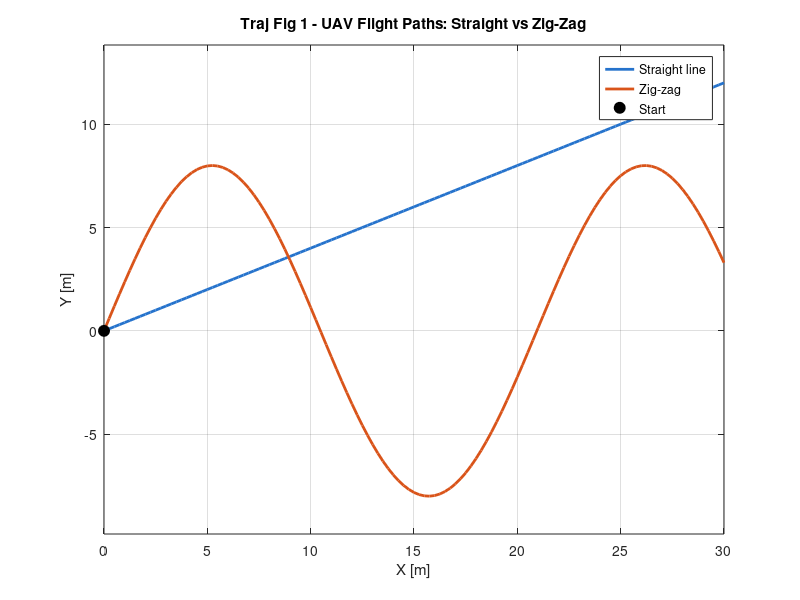
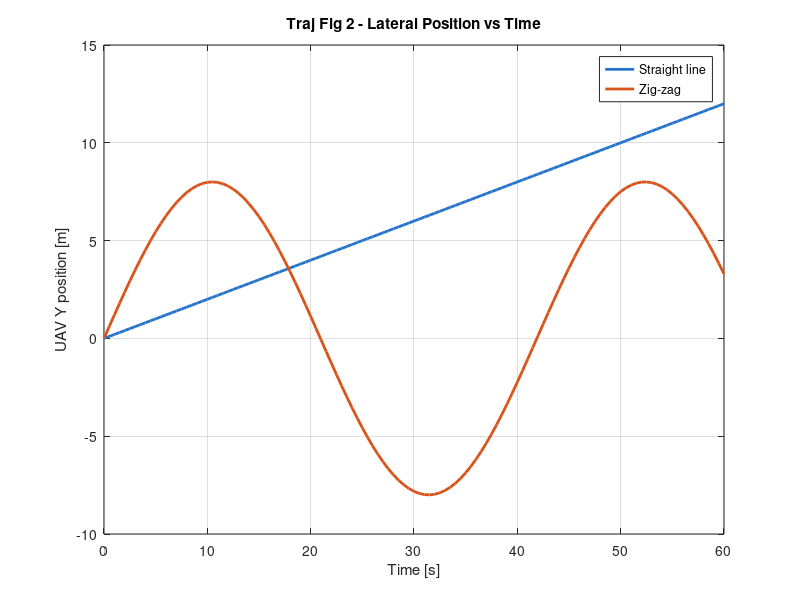
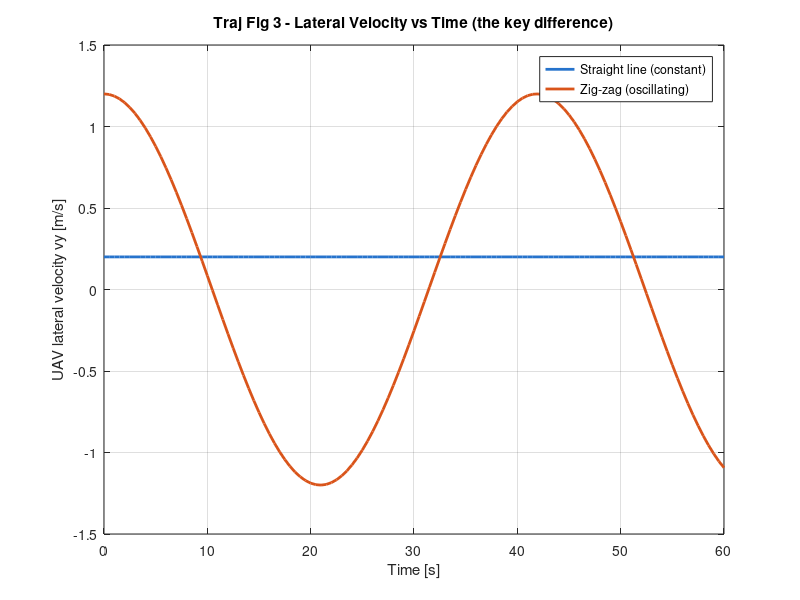

These charts were generated, in order, by the following MATLAB code:
% =========================================================
% uav_trajectory.m — UAV Flight Path Definitions
%
% PURPOSE:
%   Define two different UAV flight paths:uav_trajectory.m
%     1. Straight line  — constant velocity, no turns
%     2. Zig-zag         — sinusoidal lateral oscillation
%
%   This is the ONLY place where "UAV path" is defined.
%   Both camera_projection.m and the observability analysis
%   take UAV position (uav_x, uav_y) as a given input —
%   they do not care HOW it was computed.
%
%   This file just demonstrates both paths and plots them.
%   The actual functions are copied inline into
%   main_compare.m so that file stays self-contained.
%
% HOW TO RUN:
%   Press F5 or type: uav_trajectory
%   (Self-contained — no other files required)
% =========================================================

clear; clc; close all;

fprintf('=========================================\n');
fprintf('  UAV TRAJECTORY — Straight vs Zig-Zag\n');
fprintf('=========================================\n\n');

%% ---- Parameters ----
dt      = 0.5;
T_total = 60;
t       = 0:dt:T_total;
N_steps = length(t);

UAV_x0 = 0;     % Start X [m]
UAV_y0 = 0;     % Start Y [m]
UAV_vx = 0.5;   % Forward velocity [m/s] — same for both paths

%% ====================================================
%%  PATH 1: STRAIGHT LINE  (same as your existing code)
%% ====================================================
fprintf('--- PATH 1: Straight Line ---\n\n');

% This is exactly what camera_projection.m currently does:
%   uav_x = UAV_x0 + UAV_vx*(k-1)*dt
%   uav_y = UAV_y0 + UAV_vy*(k-1)*dt
% with UAV_vy a small constant (0.2 m/s) — a gentle straight diagonal.

UAV_vy_straight = 0.2;   % Constant lateral velocity [m/s]

uav_x_straight = zeros(1, N_steps);
uav_y_straight = zeros(1, N_steps);

for k = 1:N_steps
    uav_x_straight(k) = UAV_x0 + UAV_vx * (k-1) * dt;
    uav_y_straight(k) = UAV_y0 + UAV_vy_straight * (k-1) * dt;
end

fprintf('Straight line: y = UAV_y0 + UAV_vy*t\n');
fprintf('  Start: (%.1f, %.1f)   End: (%.1f, %.1f)\n\n', ...
    uav_x_straight(1), uav_y_straight(1), ...
    uav_x_straight(end), uav_y_straight(end));

%% ====================================================
%%  PATH 2: ZIG-ZAG  (new)
%% ====================================================
fprintf('--- PATH 2: Zig-Zag ---\n\n');

% Forward motion (x) stays the same — UAV still progresses forward.
% Lateral motion (y) now oscillates sinusoidally instead of drifting
% at constant velocity. This introduces extra relative motion between
% UAV and ship, which is the whole point of the comparison.

amplitude = 8;        % Zig-zag swing amplitude [m]
frequency = 0.15;     % Oscillation frequency [rad/s]

uav_x_zigzag = zeros(1, N_steps);
uav_y_zigzag = zeros(1, N_steps);

for k = 1:N_steps
    uav_x_zigzag(k) = UAV_x0 + UAV_vx * (k-1) * dt;
    uav_y_zigzag(k) = UAV_y0 + amplitude * sin(frequency * (k-1) * dt);
end

fprintf('Zig-zag: y = UAV_y0 + amplitude*sin(frequency*t)\n');
fprintf('  amplitude = %.0f m,  frequency = %.2f rad/s\n', amplitude, frequency);
fprintf('  Start: (%.1f, %.1f)   End: (%.1f, %.1f)\n\n', ...
    uav_x_zigzag(1), uav_y_zigzag(1), ...
    uav_x_zigzag(end), uav_y_zigzag(end));

%% ====================================================
%%  COMPARE LATERAL VELOCITY (this is what differs)
%% ====================================================
fprintf('--- Comparing lateral velocity profiles ---\n\n');

% Straight line: vy is constant
vy_straight = UAV_vy_straight * ones(1, N_steps);

% Zig-zag: vy = d/dt[amplitude*sin(freq*t)] = amplitude*freq*cos(freq*t)
vy_zigzag = amplitude * frequency * cos(frequency * t);

fprintf('Straight line vy: constant at %.2f m/s\n', UAV_vy_straight);
fprintf('Zig-zag vy: oscillates between %.2f and %.2f m/s\n\n', ...
    min(vy_zigzag), max(vy_zigzag));

fprintf('This oscillating velocity is the "extra excitation" that\n');
fprintf('classical observability theory says should improve the\n');
fprintf('weakest eigenvalue of the Gramian, compared to a UAV moving\n');
fprintf('at constant relative velocity to the ship.\n\n');

%% ====================================================
%%  PLOTS
%% ====================================================

c_straight = [0.15 0.45 0.80];
c_zigzag   = [0.85 0.33 0.10];

% ---- Fig 1: Both flight paths (X-Y) ----
figure(1); set(gcf,'Name','Traj Fig 1 - UAV Flight Paths');
plot(uav_x_straight, uav_y_straight, '-', 'Color',c_straight,'LineWidth',2); hold on;
plot(uav_x_zigzag,   uav_y_zigzag,   '-', 'Color',c_zigzag,  'LineWidth',2);
plot(uav_x_straight(1), uav_y_straight(1), 'ko', 'MarkerSize',8,'MarkerFaceColor','k');
xlabel('X [m]'); ylabel('Y [m]');
title('Traj Fig 1 - UAV Flight Paths: Straight vs Zig-Zag');
legend('Straight line','Zig-zag','Start','Location','best');
grid on; axis equal;

% ---- Fig 2: Y position over time ----
figure(2); set(gcf,'Name','Traj Fig 2 - Lateral Position vs Time');
plot(t, uav_y_straight, '-', 'Color',c_straight,'LineWidth',2); hold on;
plot(t, uav_y_zigzag,   '-', 'Color',c_zigzag,  'LineWidth',2);
xlabel('Time [s]'); ylabel('UAV Y position [m]');
title('Traj Fig 2 - Lateral Position vs Time');
legend('Straight line','Zig-zag','Location','best'); grid on;

% ---- Fig 3: Lateral velocity over time ----
figure(3); set(gcf,'Name','Traj Fig 3 - Lateral Velocity vs Time');
plot(t, vy_straight, '-', 'Color',c_straight,'LineWidth',2); hold on;
plot(t, vy_zigzag,   '-', 'Color',c_zigzag,  'LineWidth',2);
xlabel('Time [s]'); ylabel('UAV lateral velocity vy [m/s]');
title('Traj Fig 3 - Lateral Velocity vs Time (the key difference)');
legend('Straight line (constant)','Zig-zag (oscillating)','Location','best');
grid on;

fprintf('uav_trajectory.m complete. 3 figures generated.\n');
